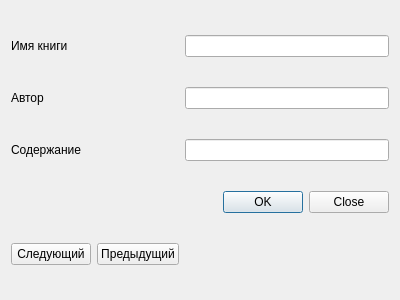
<?xml version="1.0" encoding="UTF-8"?>
<ui version="4.0">
 <class>DialogBookPrivate</class>
 <widget class="QDialog" name="DialogBookPrivate">
  <property name="geometry">
   <rect>
    <x>0</x>
    <y>0</y>
    <width>400</width>
    <height>300</height>
   </rect>
  </property>
  <property name="windowTitle">
   <string>Dialog</string>
  </property>
  <layout class="QGridLayout" name="gridLayout">
   <item row="0" column="0">
    <widget class="QLabel" name="label">
     <property name="text">
      <string>Имя книги</string>
     </property>
    </widget>
   </item>
   <item row="0" column="2">
    <widget class="QLineEdit" name="bookNameLineEdit"/>
   </item>
   <item row="1" column="0">
    <widget class="QLabel" name="label_2">
     <property name="text">
      <string>Автор</string>
     </property>
    </widget>
   </item>
   <item row="1" column="2">
    <widget class="QLineEdit" name="authorLineEdit"/>
   </item>
   <item row="2" column="0">
    <widget class="QLabel" name="label_3">
     <property name="text">
      <string>Содержание</string>
     </property>
    </widget>
   </item>
   <item row="2" column="2">
    <widget class="QLineEdit" name="textEdit"/>
   </item>
   <item row="3" column="2">
    <widget class="QDialogButtonBox" name="buttonBox">
     <property name="orientation">
      <enum>Qt::Horizontal</enum>
     </property>
     <property name="standardButtons">
      <set>QDialogButtonBox::Close|QDialogButtonBox::Ok</set>
     </property>
    </widget>
   </item>
   <item row="4" column="0">
    <widget class="QPushButton" name="nextButton">
     <property name="text">
      <string>Следующий</string>
     </property>
    </widget>
   </item>
   <item row="4" column="1">
    <widget class="QPushButton" name="previousButton">
     <property name="text">
      <string>Предыдущий</string>
     </property>
    </widget>
   </item>
  </layout>
 </widget>
 <resources/>
 <connections/>
</ui>
